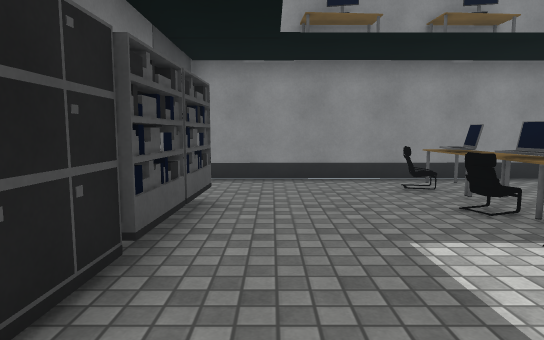
[1] (above)

16 first-person views from a walk through a scene from a Unity 3-D project. The camera is 1.2 m above the floor, tilts 6° down and sees 75° across. The floor is counted in squares, 1 m on a side. Each view is taken from the middle of a square. On the plan, view 1 faces up. The plan holds only what a view shows up to about 14 squares ahead; the rest is blank. Some surface patterns are stand-ins.

[2]
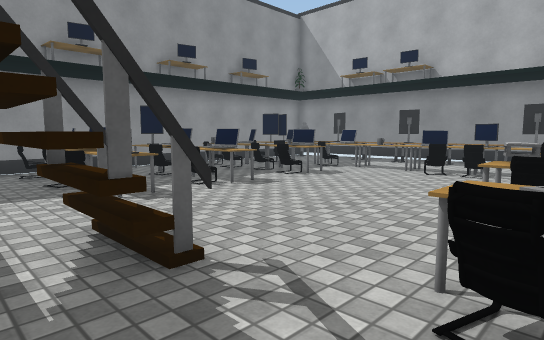

[3]
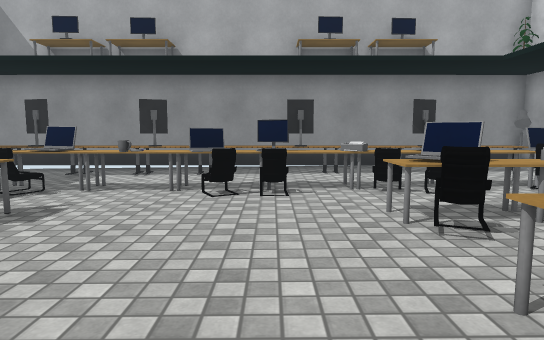

[4]
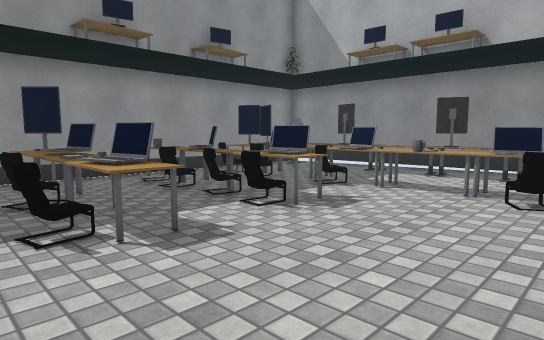

[5]
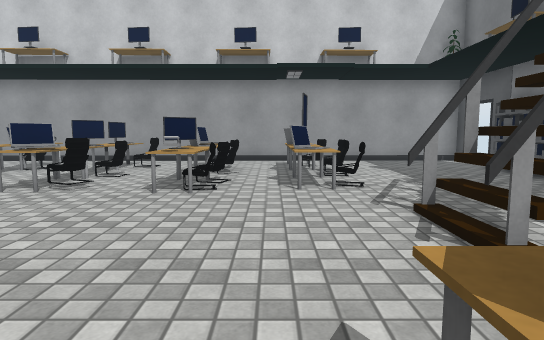

[6]
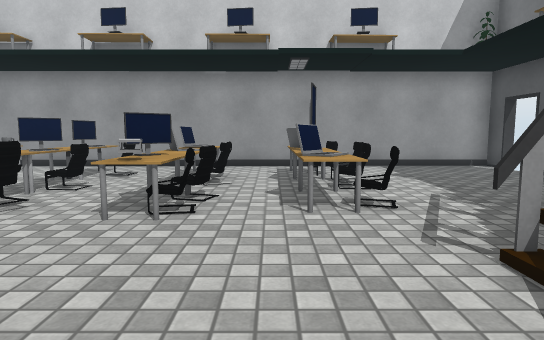

[7]
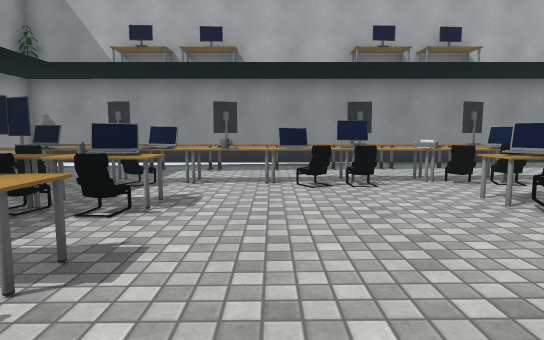

[8]
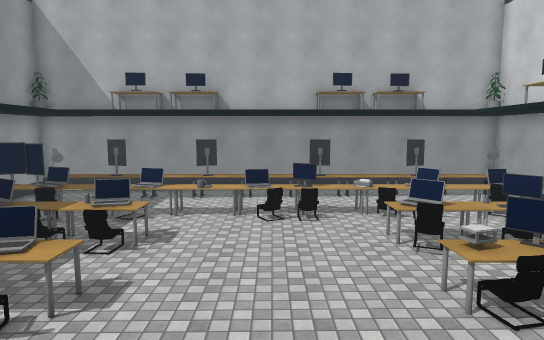

[9]
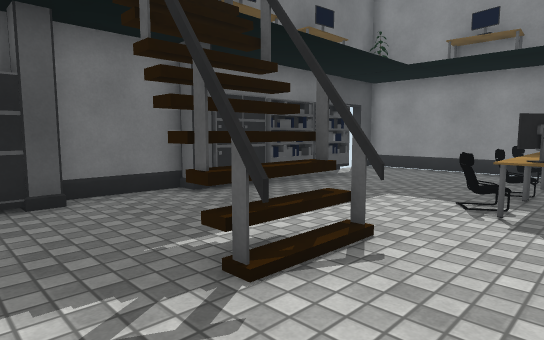

[10]
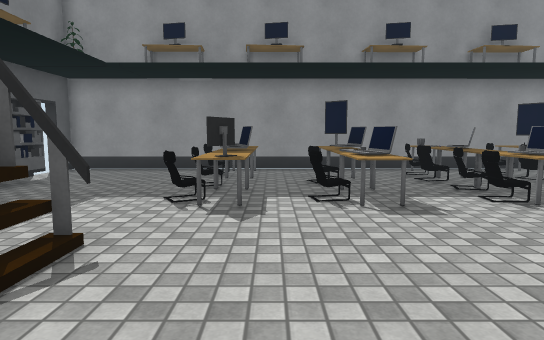

[11]
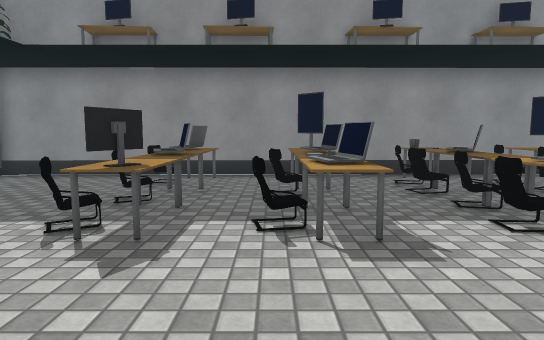

[12]
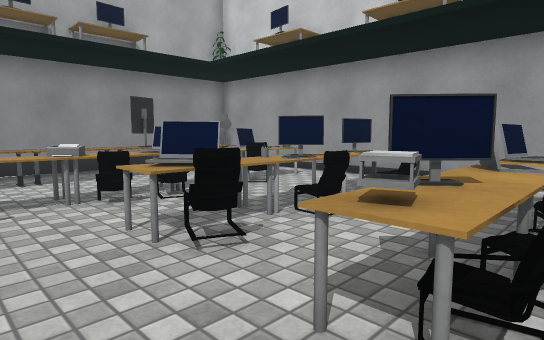

[13]
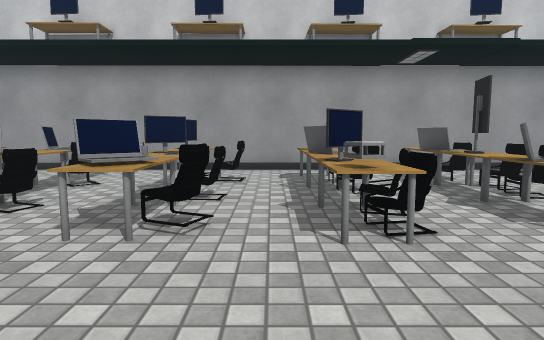

[14]
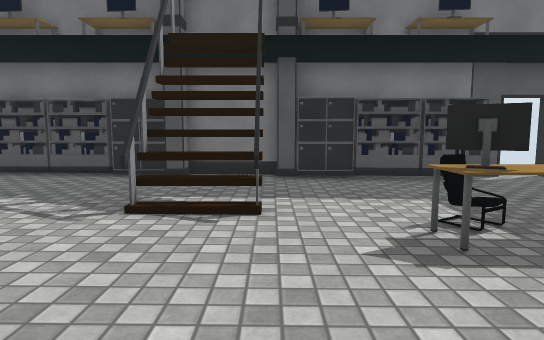

[15]
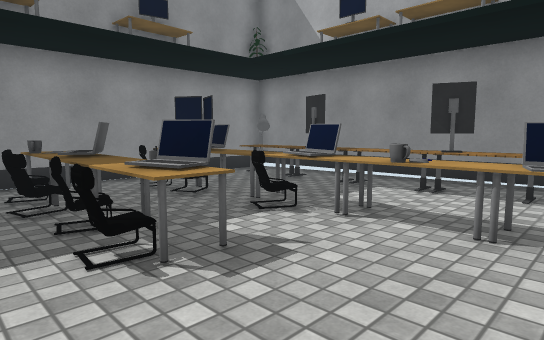

[16]
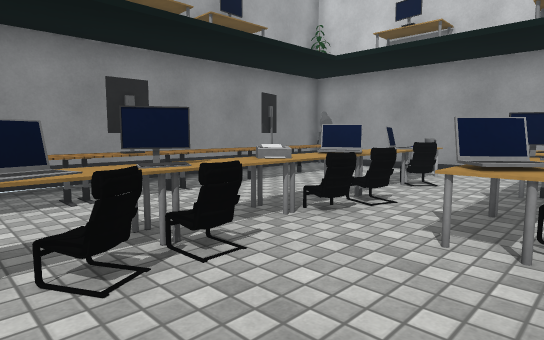

### Floor plan
Points are (right, up) in squares from view 1. A wall is a line through its corners. A room is listed if a view was taken in it or the views show most of it. See-through windows are left out.
Room 1 (views 1, 2, 3, 4, 5, 6, 7, 8, 9, 10, 11, 12, 13, 14, 15, 16)
walls: (3.1, -1.1) (1.3, -1.1) (3.1, -1.1); (1.4, 0.8) (3.1, 0.8) (2, 0.8); (-2.2, 0.6) (-2.2, -1.5); (-2.2, -8.9) (-2.2, -9.7) (17.2, -9.6) (17.2, 9.9) (-2.2, 9.7) (-2.2, 8.8)
ways out: gap at (-2, -9)
objects: shelf (-2, -6); shelf (-2, -4); cabinet (-2, -3); pillar (-2, -2); pillar (-2, 1); cabinet (-2, 2); shelf (-1, 4); shelf (-1, 5) to (-1, 6); armchair (3, -8); armchair (3, -6); armchair (3, -5); armchair (3, -4) to (3, -3); armchair (3, 3) to (3, 4); armchair (3, 6); armchair (3, 8); other object (4, -8) to (5, -8); laptop (4, -7); monitor (4, -6); other object (4, -5); laptop (4, -4); other object (4, -3); other object (4, 3); laptop (4, 6); laptop (4, 7) to (4, 8); monitor (5, 3); other object (6, -7); armchair (6, -6); armchair (6, -4); armchair (6, -3); other object (6, 3) to (7, 3); armchair (6, 4); armchair (6, 6); laptop (7, -8) to (7, -7); laptop (7, -6) to (7, -5); monitor (7, -4); other object (7, -3); laptop (7, 4); other object (7, 5); laptop (7, 6) to (7, 7); monitor (7, 8); other object (8, 4); armchair (9, -7); armchair (9, -5); armchair (9, -3); armchair (9, 3) to (9, 4); armchair (9, 5); armchair (9, 6); armchair (9, 8); monitor (10, -8); other object (10, -7); monitor (10, -6); other object (10, -5); laptop (10, -4) to (10, -3); laptop (10, 3) to (10, 4); other object (10, 5); laptop (10, 6) to (10, 7); other object (10, 8); other object (12, -8); armchair (12, -7) to (12, -6); other object (12, -6) to (13, -5); armchair (12, -4); armchair (12, -3); other object (12, -2) to (13, -2); armchair (12, -1); armchair (12, 0); laptop (12, 0) to (13, 1); other object (12, 2) to (13, 2); other object (12, 3); armchair (12, 4); other object (12, 5) to (13, 5); armchair (12, 6); other object (12, 7); other object (12, 8); laptop (13, -8) to (13, -7); laptop (13, -5) to (13, -4); printer (13, -3); other object (13, -1); laptop (13, 3) to (13, 4); laptop (13, 6); monitor (13, 7); monitor (13, 8); monitor (14, -1); other object (15, -8) to (16, -7); other object (15, -6) to (15, -5); other object (15, -4) to (16, -4); other object (15, -3) to (16, -3); monitor (15, -2) to (16, -2); other object (15, -1) to (16, 0); other object (15, 1) to (16, 2); other object (15, 3) to (16, 4); other object (15, 5) to (16, 5); monitor (15, 6) to (16, 6); other object (15, 7) to (16, 8); other object (16, -9); monitor (16, -6) to (16, -5); monitor (16, 2) to (16, 3); other object (16, 9)

Positions as (right, up) in squares from view 1, and headings:
1: (0, 0), facing up
2: (1, -4), facing up-right
3: (5, -1), facing right
4: (5, -1), facing up-right
5: (5, 4), facing down
6: (5, 2), facing down
7: (4, 1), facing right
8: (2, 0), facing right
9: (5, -3), facing up-left
10: (5, -3), facing up
11: (6, -1), facing up
12: (6, -1), facing down-right
13: (8, 1), facing down
14: (8, 1), facing left
15: (8, 0), facing up-right
16: (9, 1), facing down-right
